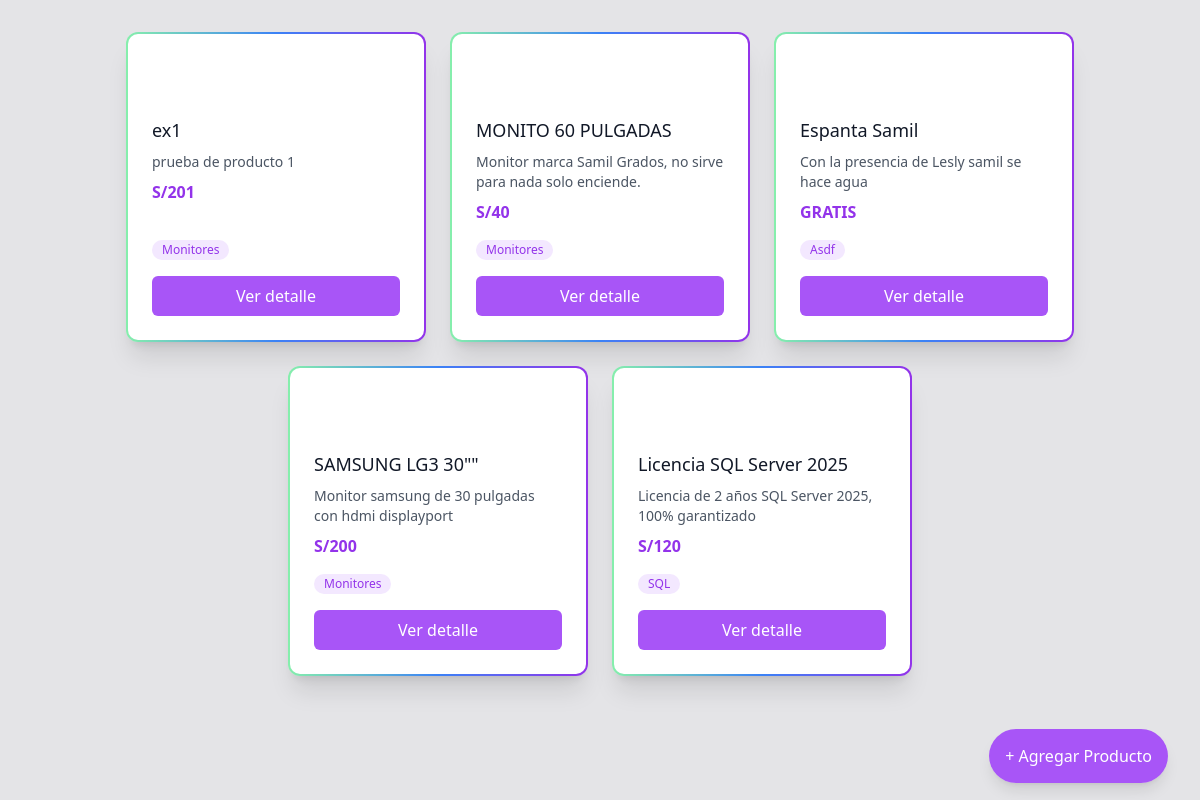
/list, run on an earlier commit of the app's database.
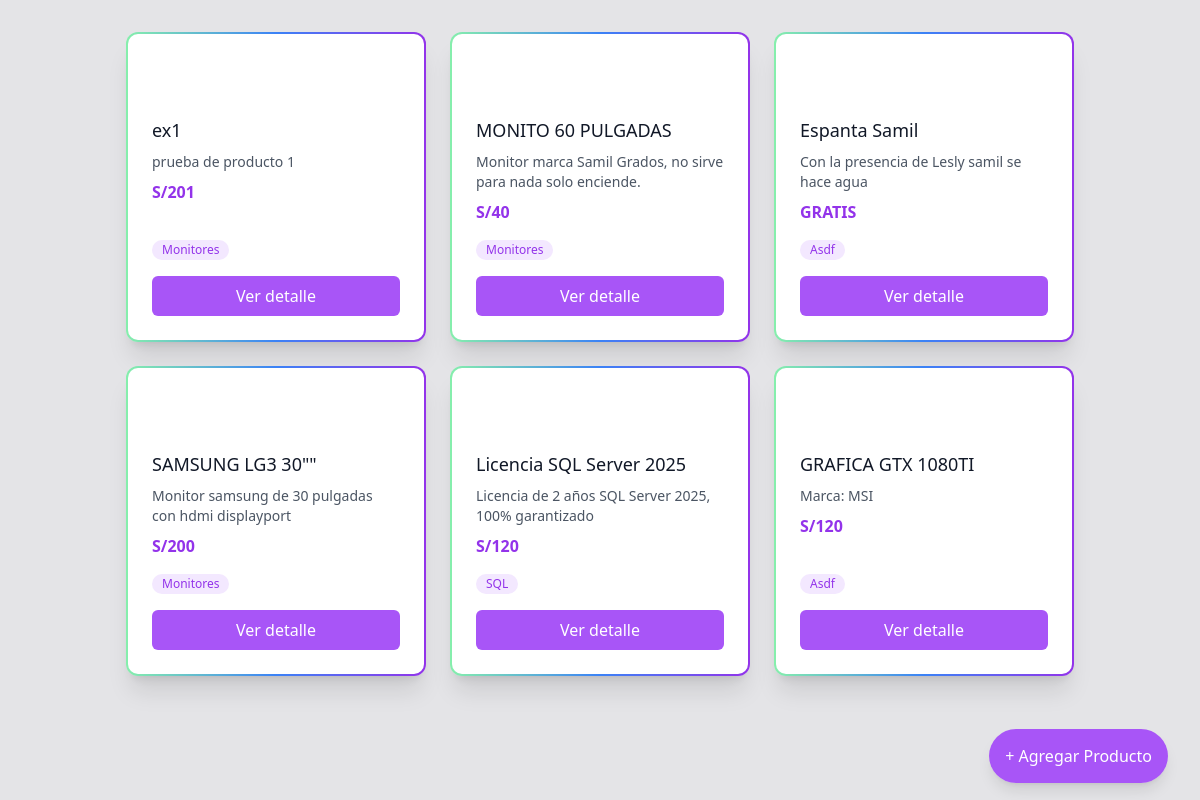
And on a later commit of the database.
### shop/models.py (models this page shows, shortened)
class Products(models.Model):
    name = models.CharField(max_length=50)
    description = models.TextField()
    price = models.IntegerField()
    category = models.ForeignKey(Category, on_delete=models.CASCADE, related_name='productsAll')
    is_active = models.BooleanField(default=True)
    created_at = models.DateTimeField(auto_now_add=True)
    image = models.ImageField(upload_to='products',blank=True, null=True)
    class Meta:
        verbose_name_plural = 'Product'
    @property
    def category_name(self):
        return self.category.name

class Category(models.Model):
    name = models.CharField(max_length=50)
    class Meta:
        verbose_name_plural = 'Categories'

### shop/views.py (the view)
# urls.py: path('list',ProductList.as_view(), name='product_list'),
class ProductList(ListView):
    model = Products
    template_name = "shop/product_list.html"
    context_object_name = 'products'

### shop/templates/shop/product_list.html (shortened to what this page needs)
<!DOCTYPE html>
<html lang="en">
  <head>
    <script src="https://cdn.tailwindcss.com"></script>
  </head>
  <body class="bg-zinc-200">
    <div class="container mx-auto px-4 py-8">
      <div class="flex flex-wrap gap-6 justify-center">
        {%for products in products%}
        <article class="flex-shrink-0 w-full sm:w-[300px] hover:animate-background rounded-xl
          bg-gradient-to-r from-green-300 via-blue-500 to-purple-600 p-0.5
          shadow-xl transition hover:bg-[length:400%_400%]
          hover:shadow-sm hover:[animation-duration:_4s]">
          <div class="rounded-[10px] bg-white p-4 !pt-20 sm:p-6 h-full flex flex-col justify-between">
            <div>
              <h3 class="mt-0.5 text-lg font-medium text-gray-900">
                {{products.name}}
              </h3>
              <p class="mt-2 text-sm text-gray-600">
                {{products.description}}
              </p>
              <p class="mt-2 font-bold text-purple-600">
                {% if products.price == 0 %}
                GRATIS
                {% else %}
                S/{{products.price}}
                {% endif %}
            </p>
            </div>
            <div class="mt-4">
              <div class="flex flex-wrap gap-1 mb-4">
                <span class="whitespace-nowrap rounded-full bg-purple-100 px-2.5 py-0.5 text-xs text-purple-600">
                  {{ products.category_name }}
                </span>
              </div>
              <a href="{% url 'shop:product_detail' products.id %}"
                 class="inline-block w-full text-center bg-purple-500 text-white py-2 px-4 rounded-md hover:bg-purple-600 transition-colors">
                Ver detalle
              </a>
            </div>
          </div>
        </article>
        {% endfor %}
      </div>
      <div class="fixed bottom-8 right-8">
        <a href="{% url 'shop:product_create' %}"
           class="bg-purple-500 text-white p-4 rounded-full shadow-lg hover:bg-purple-600 transition-colors">
          + Agregar Producto
        </a>
      </div>
    </div>
  </body>
</html>

What changed in the data, as far as the page shows it:
added Products: name "GRAFICA GTX 1080TI", description "Marca: MSI", price "120", category_name "Asdf"
